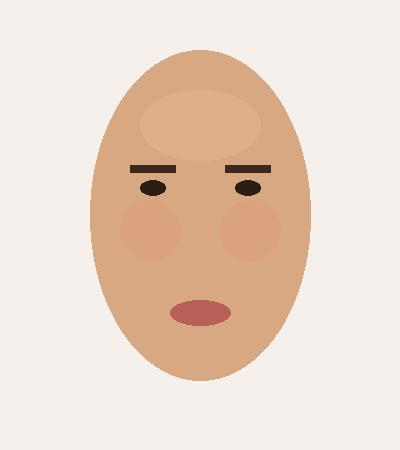
#> input picture backend/test_assets/real_samples/face_sample.jpg, 400 x 450 px; its folder holds only this picture in this run
$ python -i skin_detector.py   (imports and definitions only)
#> lines starting #> are read from the running program, lines starting #| are printed output that depends on the picture
### ml/inference/skin_analysis.py
import math

# Comprehensive 15-Combination Seasonal Matrix
# Combines 5 Skin Tone Depths (fair, light, medium, tan, deep) x 3 Undertones (warm, cool, neutral)
# Derived from Seasonal Color Analysis (12/16-Season System) and CIELAB Colorimetry.
SEASONAL_PALETTES = {
    # 1. FAIR COMPLEXIONS (L* >= 75)
    ("fair", "warm"): {
        "season_name": "Light Warm Spring",
        "season_description": "Delicate golden-ivory complexion that glows with sunny, warm, and fresh luminous tones.",
        "primary_palette": ["#F4A261", "#FFCAD4", "#E76F51", "#B7E4C7", "#FFF1E6", "#E9C46A", "#DDA15E", "#2A9D8F"],
        "palettes": {
            "spring_pastels": ["#FFCAD4", "#FFE5D9", "#D8E2DC", "#FFEAA7", "#F7D794"],
            "warm_accents": ["#F4A261", "#E76F51", "#E9C46A", "#DDA15E", "#2A9D8F"],
            "luxe_neutrals": ["#FFF1E6", "#F0EFEB", "#DDBEA9", "#B7B7A4", "#A5A58D"]
        },
        "styling_advice": "Wear warm peaches, golden coral, and fresh mint near your face. Opt for light camel instead of heavy black."
    },
    ("fair", "cool"): {
        "season_name": "Light Cool Summer",
        "season_description": "Porcelain skin with subtle rosy or bluish undertones, complemented by soft pastels and cool misty hues.",
        "primary_palette": ["#A0C4FF", "#BDB2FF", "#F7CAD0", "#C5C6C7", "#778DA9", "#E2E2E2", "#6B7280", "#5B8FB9"],
        "palettes": {
            "soft_summer": ["#A0C4FF", "#BDB2FF", "#F7CAD0", "#FFC6FF", "#E7C6FF"],
            "cool_slate": ["#778DA9", "#415A77", "#1B263B", "#6B7280", "#5B8FB9"],
            "pearl_neutrals": ["#F8F9FA", "#E9ECEF", "#DEE2E6", "#CED4DA", "#6C757D"]
        },
        "styling_advice": "Dusty rose, powder blue, and cool lavender illuminate your features. Avoid stark orange and brassy yellow."
    },
    ("fair", "neutral"): {
        "season_name": "Soft Fair Neutral",
        "season_description": "Even, balanced fair skin that effortlessly rocks gentle muted tones, champagnes, and soft dusty greens.",
        "primary_palette": ["#E8D8C8", "#99A799", "#D3C5E5", "#D5B4B4", "#F4EEFF", "#A2B29F", "#BCB682", "#73777B"],
        "palettes": {
            "soft_champagne": ["#E8D8C8", "#F4EEFF", "#D3C5E5", "#D5B4B4", "#C8B6A6"],
            "sage_harmony": ["#99A799", "#A2B29F", "#BCB682", "#B0BBBF", "#8F9779"],
            "muted_basics": ["#EFEFEF", "#DCDCDC", "#A8A8A8", "#73777B", "#4A4E69"]
        },
        "styling_advice": "Soft rose gold, muted sage, and oyster grey highlight your complexion. Highly adaptable to both silver and gold."
    },

    # 2. LIGHT COMPLEXIONS (65 <= L* < 75)
    ("light", "warm"): {
        "season_name": "Clear Warm Spring",
        "season_description": "Bright golden-apricot undertones that come alive with clear, vibrant warm tones and rich creams.",
        "primary_palette": ["#F39C12", "#16A085", "#E67E22", "#F1C40F", "#27AE60", "#FDEBD0", "#D35400", "#1ABC9C"],
        "palettes": {
            "vibrant_spring": ["#F39C12", "#E67E22", "#F1C40F", "#D35400", "#E74C3C"],
            "warm_turquoise": ["#16A085", "#1ABC9C", "#27AE60", "#2ECC71", "#34495E"],
            "honey_neutrals": ["#FDEBD0", "#F5CBA7", "#EDBB99", "#E59866", "#BA4A00"]
        },
        "styling_advice": "Golden honey, warm apricot, and warm turquoise pop brilliantly. Complement with cream and rich tan."
    },
    ("light", "cool"): {
        "season_name": "Cool True Summer",
        "season_description": "Delicate pink-cool complexion that pairs elegantly with dusty berry, French navy, and heather lilac.",
        "primary_palette": ["#4A90E2", "#9B51E0", "#C2185B", "#607D8B", "#7986CB", "#B39DDB", "#90A4AE", "#37474F"],
        "palettes": {
            "french_blues": ["#4A90E2", "#5C6BC0", "#3F51B5", "#283593", "#1A237E"],
            "berry_accents": ["#9B51E0", "#C2185B", "#AD1457", "#880E4F", "#B39DDB"],
            "cool_greys": ["#ECEFF1", "#CFD8DC", "#90A4AE", "#607D8B", "#37474F"]
        },
        "styling_advice": "French blue, cool raspberry, and heather lilac frame your face beautifully. Pair with cool grey and brushed silver."
    },
    ("light", "neutral"): {
        "season_name": "Light Soft Neutral",
        "season_description": "Refined neutral undertones that balance cool blues and warm earth shades with modern sophistication.",
        "primary_palette": ["#5C6B73", "#9DB4C0", "#C2DFE3", "#E0FBFC", "#8D6E63", "#A1887F", "#BCAAA4", "#455A64"],
        "palettes": {
            "muted_teal": ["#5C6B73", "#9DB4C0", "#C2DFE3", "#E0FBFC", "#253237"],
            "almond_earth": ["#8D6E63", "#A1887F", "#BCAAA4", "#D7CCC8", "#6D4C41"],
            "urban_slate": ["#ECEFF1", "#CFD8DC", "#78909C", "#546E7A", "#37474F"]
        },
        "styling_advice": "Dusty teal, rosewood, and soft charcoal provide effortlessly chic, understated elegance."
    },

    # 3. MEDIUM COMPLEXIONS (52 <= L* < 65)
    ("medium", "warm"): {
        "season_name": "Warm True Autumn",
        "season_description": "Rich golden-olive undertones that harmonize with earth tones, terracotta, forest greens, and burnt sienna.",
        "primary_palette": ["#C07D38", "#4A5D23", "#80382B", "#D9A05B", "#263F36", "#B47A57", "#E4CDA5", "#8C5835"],
        "palettes": {
            "warm_autumn": ["#80382B", "#C07D38", "#4A5D23", "#D9A05B", "#683B2B"],
            "earthy_forest": ["#263F36", "#B47A57", "#E4CDA5", "#8C5835", "#C49A45"],
            "golden_cognac": ["#D4AF37", "#9E6D38", "#4E3629", "#F3E5AB", "#7B3F00"]
        },
        "styling_advice": "Terracotta, olive green, mustard gold, and warm rust flatter your natural radiance. Pair with warm camel outerwear."
    },
    ("medium", "cool"): {
        "season_name": "Cool Jewel Winter",
        "season_description": "Crisp, defined complexion with cool undertones that excels in high-contrast jewel tones and pure navy.",
        "primary_palette": ["#003366", "#4B0082", "#800020", "#2E8B57", "#4682B4", "#1A2B4C", "#5C2C47", "#E6ECF5"],
        "palettes": {
            "jewel_tones": ["#003366", "#4B0082", "#800020", "#2E8B57", "#4682B4"],
            "winter_night": ["#1A2B4C", "#5C2C47", "#8A9EA7", "#E6ECF5", "#22223B"],
            "cool_contrast": ["#0D1B2A", "#1B263B", "#415A77", "#778DA9", "#E0E1DD"]
        },
        "styling_advice": "Deep emerald, royal cobalt, ruby wine, and crisp optical white deliver striking contrast."
    },
    ("medium", "neutral"): {
        "season_name": "Medium Classic Neutral",
        "season_description": "Versatile olive or beige complexion that effortlessly shifts between warm camel and cool navy.",
        "primary_palette": ["#1B263B", "#415A77", "#778DA9", "#E0E1DD", "#A37081", "#555B6E", "#89B0AE", "#2B2D42"],
        "palettes": {
            "classic_chic": ["#1B263B", "#415A77", "#778DA9", "#E0E1DD", "#A37081"],
            "soft_neutral": ["#263F36", "#B47A57", "#E4CDA5", "#555B6E", "#89B0AE"],
            "metropolitan": ["#2B2D42", "#8D99AE", "#EDF2F4", "#EF233C", "#D90429"]
        },
        "styling_advice": "Rich navy, heather taupe, and deep plum form your ultimate capsule wardrobe. Both gold and silver shine."
    },

    # 4. TAN COMPLEXIONS (40 <= L* < 52)
    ("tan", "warm"): {
        "season_name": "Deep Warm Autumn",
        "season_description": "Sun-kissed bronze complexion enhanced by rich ochre, deep marigold, toasted cinnamon, and olive pine.",
        "primary_palette": ["#A0522D", "#DAA520", "#556B2F", "#8B4513", "#CD853F", "#2E473B", "#B8860B", "#D2691E"],
        "palettes": {
            "spiced_bronze": ["#A0522D", "#DAA520", "#CD853F", "#B8860B", "#D2691E"],
            "deep_greens": ["#556B2F", "#2E473B", "#1E3F20", "#3E5622", "#4B5320"],
            "cognac_earth": ["#8B4513", "#A0522D", "#6F4E37", "#5C4033", "#3D2B1F"]
        },
        "styling_advice": "Toasted cinnamon, golden mustard, and deep forest green highlight warm bronze undertones. Chunky gold jewelry excels."
    },
    ("tan", "cool"): {
        "season_name": "True Contrast Winter",
        "season_description": "Striking tan complexion with cool or neutral-cool undertones that commands bold, vivid jewel contrast.",
        "primary_palette": ["#0047AB", "#FF1493", "#191970", "#008080", "#DC143C", "#F8F8FF", "#4169E1", "#2F4F4F"],
        "palettes": {
            "vivid_contrast": ["#0047AB", "#FF1493", "#DC143C", "#4169E1", "#7B1FA2"],
            "midnight_teal": ["#191970", "#008080", "#004D40", "#01579B", "#2F4F4F"],
            "stark_modern": ["#F8F8FF", "#E0E0E0", "#9E9E9E", "#424242", "#212121"]
        },
        "styling_advice": "Cobalt blue, deep fuchsia, and teal create electrifying contrast against your tan complexion. Pair with pure white."
    },
    ("tan", "neutral"): {
        "season_name": "Rich Tan Neutral",
        "season_description": "Deeply saturated neutral complexion that carries dramatic dark neutrals, rich plums, and toasted walnuts.",
        "primary_palette": ["#3E2723", "#4A148C", "#263238", "#37474F", "#795548", "#827717", "#D7CCC8", "#5D4037"],
        "palettes": {
            "toasted_walnut": ["#3E2723", "#5D4037", "#795548", "#8D6E63", "#D7CCC8"],
            "deep_plum": ["#4A148C", "#6A1B9A", "#7B1FA2", "#8E24AA", "#AB47BC"],
            "slate_shadow": ["#263238", "#37474F", "#455A64", "#546E7A", "#78909C"]
        },
        "styling_advice": "Charcoal, deep mulberry, and olive brown create luxurious depth. Use cream accents for a polished lift."
    },

    # 5. DEEP COMPLEXIONS (L* < 40)
    ("deep", "warm"): {
        "season_name": "Rich Deep Autumn",
        "season_description": "Magnificent deep complexion with rich golden-red undertones, radiant in burnished copper, sienna, and burgundy.",
        "primary_palette": ["#581845", "#36190D", "#CD7F32", "#C70039", "#3D402B", "#641E16", "#78281F", "#D35400"],
        "palettes": {
            "burnished_copper": ["#CD7F32", "#D35400", "#E67E22", "#BA4A00", "#B9770E"],
            "regal_burgundy": ["#581845", "#641E16", "#78281F", "#C70039", "#900C3F"],
            "espresso_gold": ["#36190D", "#4A235A", "#1B4F72", "#117A65", "#7D6608"]
        },
        "styling_advice": "Burnished copper, rich burgundy, and deep olive look regal. Warm metals and fiery accents bring extraordinary glow."
    },
    ("deep", "cool"): {
        "season_name": "Deep Contrast Winter",
        "season_description": "Exquisite obsidian and deep espresso skin with cool undertones, possessing the highest visual contrast capability.",
        "primary_palette": ["#1D3557", "#FFFFFF", "#0F4C3A", "#9B2226", "#023E8A", "#7209B7", "#000000", "#F72585"],
        "palettes": {
            "high_voltage": ["#023E8A", "#7209B7", "#F72585", "#9B2226", "#1D3557"],
            "pure_contrast": ["#FFFFFF", "#000000", "#0F4C3A", "#E63946", "#F1FAEE"],
            "royal_monarch": ["#03045E", "#023E8A", "#0077B6", "#0096C7", "#00B4D8"]
        },
        "styling_advice": "Optic white, pure black, electric cobalt, and vivid ruby crimson look breathtaking. Maximum contrast is your superpower."
    },
    ("deep", "neutral"): {
        "season_name": "Luxe Deep Neutral",
        "season_description": "Commanding deep complexion that harmonizes with midnight plum, dark peacock teal, and graphite silver.",
        "primary_palette": ["#212529", "#3A0CA3", "#0B525B", "#4A0E17", "#6C757D", "#2B2D42", "#495057", "#14213D"],
        "palettes": {
            "midnight_peacock": ["#0B525B", "#1B4965", "#3A0CA3", "#2B2D42", "#14213D"],
            "graphite_luxe": ["#212529", "#495057", "#6C757D", "#ADB5BD", "#CED4DA"],
            "dark_mulberry": ["#4A0E17", "#3B0910", "#540D18", "#7209B7", "#560BAD"]
        },
        "styling_advice": "Deep peacock teal, graphite, and dark mulberry frame your silhouette with peerless modern luxury."
    }
}

SKIN_TONE_CATEGORIES = {
    "fair": {"L_min": 75, "undertone_hint": "cool"},
    "light": {"L_min": 65, "undertone_hint": "neutral"},
    "medium": {"L_min": 52, "undertone_hint": "warm"},
    "tan": {"L_min": 40, "undertone_hint": "warm"},
    "deep": {"L_min": 0, "undertone_hint": "neutral"}
}

def estimate_skin_tone_category(L: float) -> str:
    if L >= 75:
        return "fair"
    elif L >= 65:
        return "light"
    elif L >= 52:
        return "medium"
    elif L >= 40:
        return "tan"
    else:
        return "deep"

# [26 lines left out: functions rgb_to_lab, estimate_undertone, not called in this run]

def calculate_ita(L_star: float, b_star: float) -> float:
    """
    Individual Typology Angle (ITA) in degrees:
    ITA = arctan((L* - 50) / (b* - 128)) * (180 / pi)
    Standard dermatological metric for skin pigmentation.
    """
    b_centered = b_star - 128.0
    if abs(b_centered) < 0.001:
        return 90.0 if (L_star - 50.0) >= 0 else -90.0
    rad = math.atan((L_star - 50.0) / b_centered)
    return round(float(math.degrees(rad)), 1)

def get_recommended_palettes(undertone: str, skin_tone: str) -> dict:
    """
    Retrieves tailored 8-swatch primary palette, sub-palettes, and styling profile
    based on the full 15-combination matrix (Skin Depth x Undertone).
    """
    u_key = (undertone or "neutral").lower()
    if u_key not in ["warm", "cool", "neutral"]:
        u_key = "neutral"

    s_key = (skin_tone or "medium").lower()
    if s_key not in ["fair", "light", "medium", "tan", "deep"]:
        s_key = "medium"

    combo_key = (s_key, u_key)
    profile = SEASONAL_PALETTES.get(combo_key, SEASONAL_PALETTES[("medium", "warm")])

    return {
        "undertone": u_key,
        "skin_tone": s_key,
        "season_name": profile["season_name"],
        "season_description": profile["season_description"],
        "palettes": profile["palettes"],
        "primary_palette": profile["primary_palette"],
        "styling_advice": profile["styling_advice"]
    }

### ml/preprocessing/color_extraction.py
import numpy as np
from sklearn.cluster import KMeans
from PIL import Image

def hex_to_rgb(hex_str: str) -> tuple:
    hex_str = hex_str.lstrip('#')
    return tuple(int(hex_str[i:i+2], 16) for i in (0, 2, 4))

def rgb_to_hex(rgb: tuple) -> str:
    return '#{:02x}{:02x}{:02x}'.format(int(rgb[0]), int(rgb[1]), int(rgb[2]))

# [60 lines left out: functions is_background_color, extract_dominant_colors, not called in this run]

### ml/inference/skin_detector.py
import os
import cv2
import numpy as np
from PIL import Image
from ml.inference.skin_analysis import (
    estimate_skin_tone_category,
    estimate_undertone,
    calculate_ita,
    get_recommended_palettes
)
from ml.preprocessing.color_extraction import rgb_to_hex

_landmarker = None

def get_face_landmarker():
    """
    Initializes and caches the Google MediaPipe FaceLandmarker singleton
    with 478 3D dense facial landmarks for surgical cheek/forehead isolation.
    """
    global _landmarker
    if _landmarker is None:
        try:
            import mediapipe as mp
            from mediapipe.tasks import python
            from mediapipe.tasks.python import vision

            task_path = os.path.join(
                os.path.dirname(os.path.dirname(os.path.abspath(__file__))),
                "models",
                "face_landmarker.task"
            )
            if os.path.exists(task_path):
                base_options = python.BaseOptions(model_asset_path=task_path)
                options = vision.FaceLandmarkerOptions(
                    base_options=base_options,
                    output_face_blendshapes=False,
                    output_facial_transformation_matrixes=False,
                    num_faces=1
                )
                _landmarker = vision.FaceLandmarker.create_from_options(options)
                print("MediaPipe FaceLandmarker: 478 3D landmark mesh initialized successfully.")
        except Exception as e:
            print(f"MediaPipe FaceLandmarker initialization notice: {e}")
            _landmarker = None
    return _landmarker

def analyze_face_skin(image_path: str) -> dict:
    """
    Extracts face skin tone and undertone from image using landmark-guided
    anatomical facial patch sampling (cheeks, forehead) and true CIELAB conversion.

    Pipeline:
    1. Primary: Google MediaPipe FaceLandmarker extracting 478 3D facial landmarks.
       Samples polygon patches from Left Cheek, Right Cheek, and Forehead, completely
       bypassing beard hair, lips, eyes, and background.
    2. Secondary Fallback: OpenCV Haar Cascade box detection with facial geometry heuristics.
    3. Tertiary Fallback: Central facial chromaticity ROI filtering.
    4. True CIELAB conversion via cv2.COLOR_BGR2LAB for calibrated perceptual luminance (L*)
       and chromatic axes (a* for red-green, b* for blue-yellow).
    5. 12-Season harmonic color palette generation.
    """
    img_bgr = cv2.imread(image_path)
#> img_bgr is the input picture: shape (450, 400, 3); mean B, G, R 201.3, 215.6, 234.6
    if img_bgr is None:
        raise ValueError("Could not read image file.")

    img_rgb = cv2.cvtColor(img_bgr, cv2.COLOR_BGR2RGB)
    h, w, _ = img_rgb.shape

    skin_samples_bgr = []
    skin_samples_rgb = []
    method_used = "MediaPipe-FaceMesh-468"

    # 1. Primary Method: Google MediaPipe FaceLandmarker
    landmarker = get_face_landmarker()
    if landmarker is not None:
        try:
            import mediapipe as mp
            mp_image = mp.Image.create_from_file(image_path)
            res = landmarker.detect(mp_image)
            if res.face_landmarks and len(res.face_landmarks) > 0:
                lms = res.face_landmarks[0]

                # Cheek and forehead polygon landmark indices (dense 3D mesh):
                # Left cheek: [117, 118, 101, 50, 123, 147]
                l_pts = np.array([[int(lms[idx].x * w), int(lms[idx].y * h)] for idx in [117, 118, 101, 50, 123, 147]], dtype=np.int32)
                # Right cheek: [346, 347, 330, 280, 352, 376]
                r_pts = np.array([[int(lms[idx].x * w), int(lms[idx].y * h)] for idx in [346, 347, 330, 280, 352, 376]], dtype=np.int32)
                # Forehead: [10, 67, 109, 103, 338, 297, 284]
                f_pts = np.array([[int(lms[idx].x * w), int(lms[idx].y * h)] for idx in [10, 67, 109, 103, 338, 297, 284]], dtype=np.int32)

                mask = np.zeros((h, w), dtype=np.uint8)
                cv2.fillPoly(mask, [l_pts, r_pts, f_pts], 255)

                mesh_pixels_bgr = img_bgr[mask == 255]
                mesh_pixels_rgb = img_rgb[mask == 255]

                if len(mesh_pixels_bgr) >= 50:
                    skin_samples_bgr.append(mesh_pixels_bgr)
                    skin_samples_rgb.append(mesh_pixels_rgb)
        except Exception as e:
            print(f"MediaPipe inference notice: {e}")

    # 2. Secondary Fallback: OpenCV Cascade detection if MediaPipe had no landmarks
    if not skin_samples_bgr:
        method_used = "Facial-Landmark-Patches-Cascade"
        cascade_path = os.path.join(getattr(cv2.data, 'haarcascades', ''), 'haarcascade_frontalface_default.xml')
        face_detected = False

        if os.path.exists(cascade_path):
            try:
                face_cascade = cv2.CascadeClassifier(cascade_path)
                gray = cv2.cvtColor(img_bgr, cv2.COLOR_BGR2GRAY)
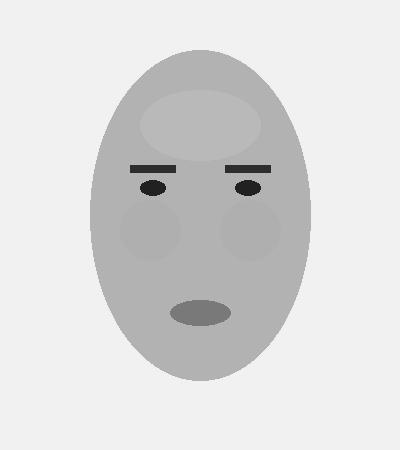
#> gray: shape (450, 400); min 8, max 254, mean 219.6
                faces = face_cascade.detectMultiScale(gray, scaleFactor=1.1, minNeighbors=4, minSize=(60, 60))
#> faces = [[45, 63, 313, 313]]
                if len(faces) > 0:
                    faces = sorted(faces, key=lambda f: f[2] * f[3], reverse=True)
                    (x, y, fw, fh) = faces[0]
#> x = 45; y = 63; fw = 313; fh = 313
                    face_detected = True

                    cheek_l_bgr = img_bgr[int(y + 0.45*fh):int(y + 0.65*fh), int(x + 0.20*fw):int(x + 0.40*fw)]
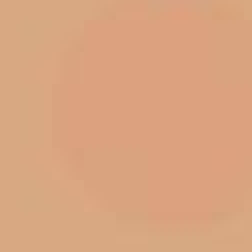
#> cheek_l_bgr: shape (63, 63, 3) (shown 4 times larger); mean B, G, R 128.1, 164, 217.9
                    cheek_l_rgb = img_rgb[int(y + 0.45*fh):int(y + 0.65*fh), int(x + 0.20*fw):int(x + 0.40*fw)]
                    cheek_r_bgr = img_bgr[int(y + 0.45*fh):int(y + 0.65*fh), int(x + 0.60*fw):int(x + 0.80*fw)]
#> (the rest of the program and of its run is left out)
